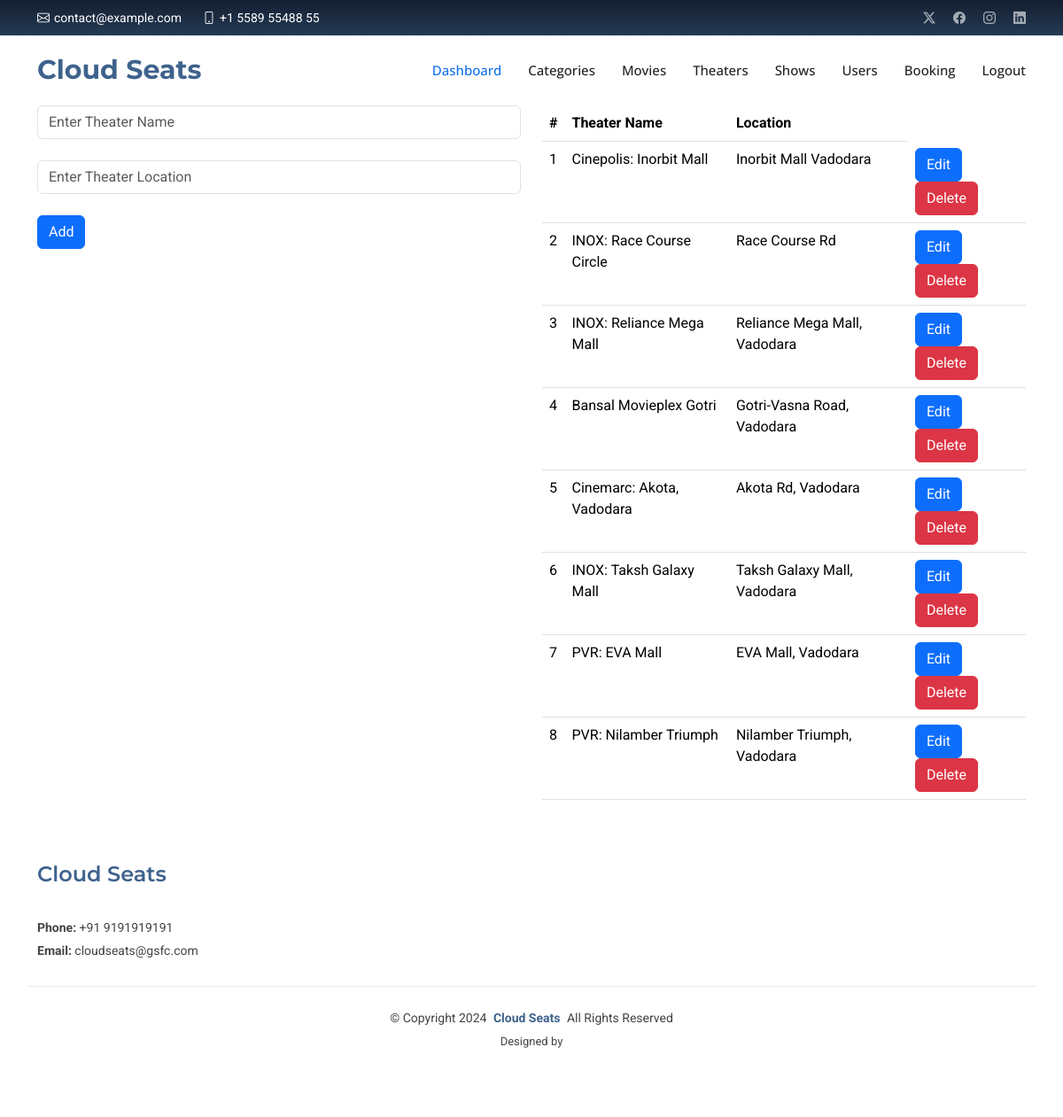
The page /admin/theater.php (signed in) on the database its author committed.
### tables this page shows
CREATE TABLE `theaterlist` (
  `theaterid` int(10) NOT NULL,
  `theatername` varchar(50) NOT NULL,
  `theateraddr` varchar(200) NOT NULL
);

### admin/theater.php (the view, shortened to what this page needs)
<?php
include('../connect.php');
?>
<!DOCTYPE html>
<html lang="en">
<head>
</head>
<body>
    <?php include('header.php') ?>
    <?php
    if (isset($_GET['editid'])) {
        $editid = $_GET['editid'];
        $sql = "SELECT * FROM `theaterlist` WHERE theaterid= '$editid'";
        $res = mysqli_query($conn, $sql);
        $editdata = mysqli_fetch_array($res);
        ?>
        <div class="container">
            <div class="row">
                <div class="col-lg-6">
                    <form action="theater.php" method="post">
                        <div class="form-group mb-4">
                            <input type="hidden" class="form-control" value="<?= $editdata['theaterid'] ?>" name="theaterid">
                        </div>
                        <div class="form-group mb-4">
                            <input type="text" class="form-control" name="theatername" value="<?= $editdata['theatername'] ?>"
                                placeholder="Enter Theater Name">
                        </div>
                        <div class="form-group mb-4">
                            <input type="text" class="form-control" name="theateraddr" value="<?= $editdata['theateraddr'] ?>"
                                placeholder="Enter Theater Location">
                        </div>
                        <div class="form-group ">
                            <input type="submit" class="btn btn-info" value="Update" name="update">
                        </div>
                    </form>
                    <?php
    } else {
        ?>
                    <div class="container">
                        <div class="row">
                            <div class="col-lg-6">
                                <form action="theater.php" method="post">
                                    <div class="form-group mb-4">
                                        <input type="text" class="form-control" name="theatername" id="theatername" value=""
                                            placeholder="Enter Theater Name">
                                    </div>
                                    <div class="form-group mb-4">
                                        <input type="text" class="form-control" name="theateraddr" id="theateraddr" value=""
                                            placeholder="Enter Theater Location">
                                    </div>
                                    <div class="form-group ">
                                        <input type="submit" class="btn btn-primary" value="Add" name="add" id="addButton">
                                    </div>
                                </form>
                                <?php
    }
    ?>
                        </div>
                        <div class="col-lg-6">
                            <table class="table">
                                <tr>
                                    <th>#</th>
                                    <th>Theater Name</th>
                                    <th>Location</th>
                                </tr>
                                <?php
                                $sql = "SELECT * FROM `theaterlist`";
                                $res = mysqli_query($conn, $sql);
                                if (mysqli_num_rows($res) > 0) {
                                    while ($data = mysqli_fetch_array($res)) {
                                        ?>
                                        <tr>
                                            <td><?= $data['theaterid'] ?></td>
                                            <td><?= $data['theatername'] ?></td>
                                            <td><?= $data['theateraddr'] ?></td>
                                            <td>
                                                <a href="theater.php?editid=<?= $data['theaterid'] ?>" class="btn btn-primary">
                                                    Edit</a>
                                                <a href="theater.php?deleteid=<?= $data['theaterid'] ?>" class="btn btn-danger">
                                                    Delete</a>
                                            </td>
                                        </tr>
                                        <?php
                                    }
                                } else {
                                    echo 'No theaters found';
                                }
                                ?>
                            </table>
                        </div>
                    </div>
                </div>
                <?php include('footer.php') ?>
</body>
</html>

### assets/css/main.css (style rules this page uses)
:root { --default-font: "Roboto", system-ui, -apple-system, "Segoe UI", Roboto, "Helvetica Neue", Arial, "Noto Sans", "Liberation Sans", sans-serif, "Apple Color Emoji", "Segoe UI Emoji", "Segoe UI Symbol", "Noto Color Emoji"; --heading-font: "Montserrat", sans-serif; --nav-font: "Open Sans", sans-serif; }
:root { --background-color: #ffffff; --default-color: #444444; --heading-color: #222222; --accent-color: #106eea; --surface-color: #ffffff; --contrast-color: #ffffff; }
:root { --nav-color: #222222; --nav-hover-color: #106eea; --nav-mobile-background-color: #ffffff; --nav-dropdown-background-color: #ffffff; --nav-dropdown-color: #222222; --nav-dropdown-hover-color: #106eea; }
:root { scroll-behavior: smooth; }
body { color: var(--default-color); background-color: var(--background-color); font-family: var(--default-font); }
a { color: var(--accent-color); text-decoration: none; transition: 0.3s; }

### rows shown on the page
theaterlist: theaterid "1", theatername "Cinepolis: Inorbit Mall", theateraddr "Inorbit Mall Vadodara"
theaterlist: theaterid "2", theatername "INOX: Race Course Circle", theateraddr "Race Course Rd"
theaterlist: theaterid "3", theatername "INOX: Reliance Mega Mall", theateraddr "Reliance Mega Mall, Vadodara"
theaterlist: theaterid "4", theatername "Bansal Movieplex Gotri", theateraddr "Gotri-Vasna Road, Vadodara"
theaterlist: theaterid "5", theatername "Cinemarc: Akota, Vadodara", theateraddr "Akota Rd, Vadodara"
theaterlist: theaterid "6", theatername "INOX: Taksh Galaxy Mall", theateraddr "Taksh Galaxy Mall, Vadodara"
theaterlist: theaterid "7", theatername "PVR: EVA Mall", theateraddr "EVA Mall, Vadodara"
theaterlist: theaterid "8", theatername "PVR: Nilamber Triumph", theateraddr "Nilamber Triumph, Vadodara"
